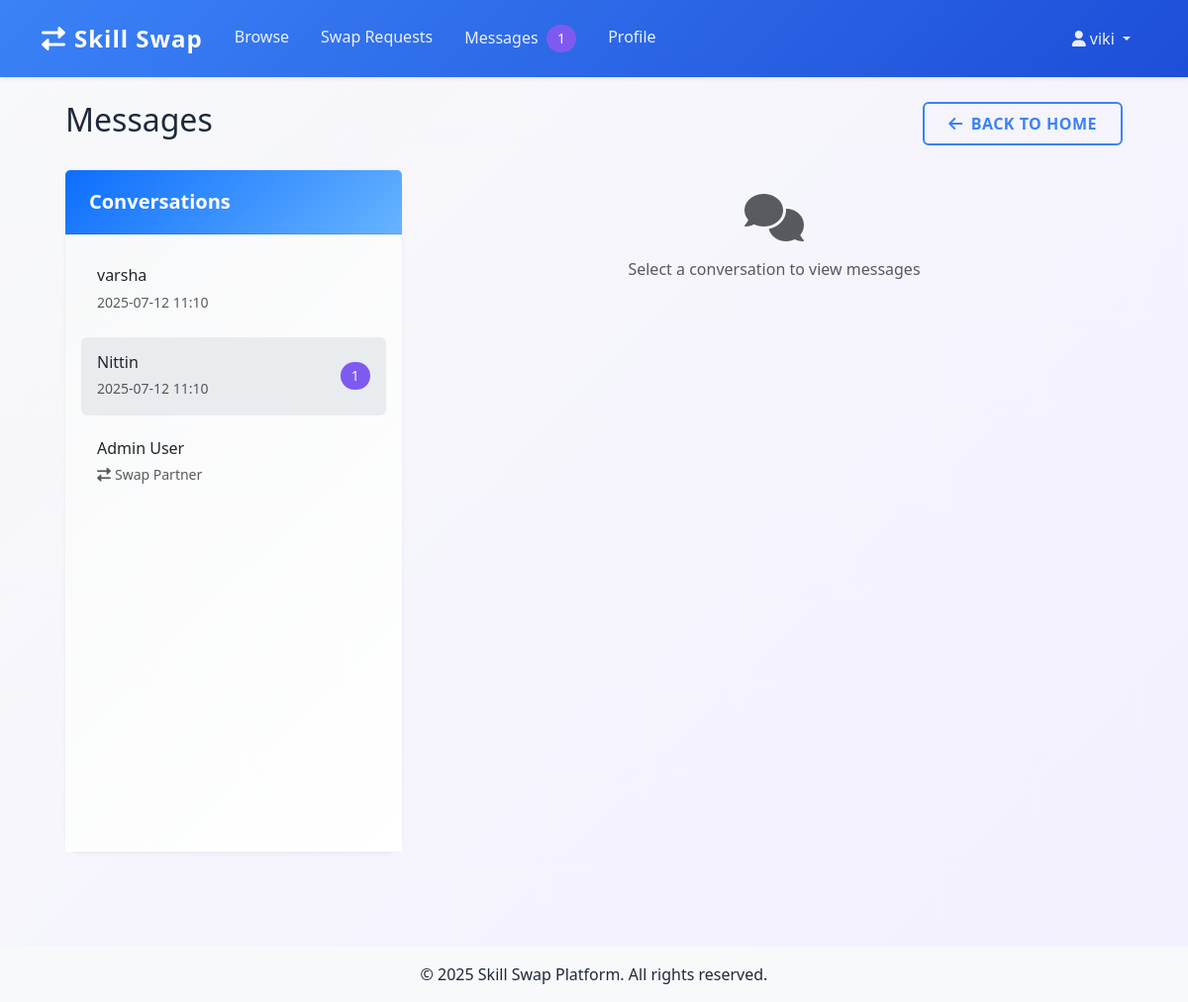
Screenshot of /messages (signed in) with the database file from the repository.
### models.py (models this page shows, shortened)
class User(UserMixin, db.Model):
    id = db.Column(db.Integer, primary_key=True)
    name = db.Column(db.String(150), nullable=False)
    email = db.Column(db.String(150), unique=True, nullable=False)
    location = db.Column(db.String(150))
    photo = db.Column(db.String(300))
    skills_offered = db.Column(db.String(300))
    skills_wanted = db.Column(db.String(300))
    availability = db.Column(db.String(100))
    is_public = db.Column(db.Boolean, default=True)
    is_admin = db.Column(db.Boolean, default=False)
    banned = db.Column(db.Boolean, default=False)
    password_hash = db.Column(db.String(150), nullable=False)

class UserMessage(db.Model):
    __tablename__ = 'user_message'
    id = db.Column(db.Integer, primary_key=True)
    sender_id = db.Column(db.Integer, db.ForeignKey('user.id'), nullable=False)
    recipient_id = db.Column(db.Integer, db.ForeignKey('user.id'), nullable=False)
    content = db.Column(db.Text, nullable=False)
    created_at = db.Column(db.DateTime, default=datetime.utcnow)
    read = db.Column(db.Boolean, default=False)
    sender = db.relationship('User', foreign_keys=[sender_id], backref=db.backref('sent_messages', lazy=True))
    recipient = db.relationship('User', foreign_keys=[recipient_id], backref=db.backref('received_messages', lazy=True))

### app.py (the view, shortened to what this page needs)
@app.route('/messages')
@login_required
def messages():
    sent_messages = db.session.query(UserMessage).filter_by(sender_id=current_user.id)
    received_messages = db.session.query(UserMessage).filter_by(recipient_id=current_user.id)
    sent_swaps = db.session.query(SwapRequest).filter_by(from_user_id=current_user.id, status='accepted')
    received_swaps = db.session.query(SwapRequest).filter_by(to_user_id=current_user.id, status='accepted')
    all_messages = sent_messages.union(received_messages).order_by(UserMessage.created_at.desc()).all()
    conversations = []
    conversation_ids = set()
    for message in all_messages:
        other_user_id = message.recipient_id if message.sender_id == current_user.id else message.sender_id
        if other_user_id not in conversation_ids:
            conversation_ids.add(other_user_id)
            other_user = User.query.get(other_user_id)
            conversation_messages = db.session.query(UserMessage).filter(
                ((UserMessage.sender_id == current_user.id) & (UserMessage.recipient_id == other_user_id)) |
                ((UserMessage.sender_id == other_user_id) & (UserMessage.recipient_id == current_user.id))
            ).order_by(UserMessage.created_at.asc()).all()
            latest_message = conversation_messages[-1] if conversation_messages else None
            unread_count = db.session.query(UserMessage).filter(
                UserMessage.recipient_id == current_user.id,
                UserMessage.sender_id == other_user_id,
                UserMessage.read == False
            ).count()
            conversations.append({
                'other_user': other_user,
                'last_message': latest_message,
                'messages': conversation_messages,
                'unread_count': unread_count,
                'unread': unread_count > 0,
                'type': 'message',
                'conversation_id': latest_message.id if latest_message else None
            })
    for swap in sent_swaps.union(received_swaps).all():
        other_user_id = swap.to_user_id if swap.from_user_id == current_user.id else swap.from_user_id
        if other_user_id not in conversation_ids:
            conversation_ids.add(other_user_id)
            other_user = User.query.get(other_user_id)
            conversation_messages = db.session.query(UserMessage).filter(
                ((UserMessage.sender_id == current_user.id) & (UserMessage.recipient_id == other_user_id)) |
                ((UserMessage.sender_id == other_user_id) & (UserMessage.recipient_id == current_user.id))
            ).order_by(UserMessage.created_at.asc()).all()
            latest_message = conversation_messages[-1] if conversation_messages else None
            unread_count = db.session.query(UserMessage).filter(
                UserMessage.recipient_id == current_user.id,
                UserMessage.sender_id == other_user_id,
                UserMessage.read == False
            ).count()
            conversations.append({
                'other_user': other_user,
                'last_message': latest_message,
                'messages': conversation_messages,
                'unread_count': unread_count,
                'unread': unread_count > 0,
                'type': 'swap',
                'conversation_id': latest_message.id if latest_message else None
            })
    conversations.sort(key=lambda x: x['last_message'].created_at if x['last_message'] else datetime.min, reverse=True)
    selected_conversation = None
    return render_template('messages.html',
                         conversations=conversations,
                         selected_conversation=selected_conversation)

### app.py (called while the page is built)
@login_manager.user_loader
def load_user(user_id):
    return User.query.get(int(user_id))

@app.context_processor
def inject_message_count():
    if current_user.is_authenticated:
        unread_count = UserMessage.query.filter_by(
            recipient_id=current_user.id,
            read=False
        ).count()
        return dict(unread_messages=unread_count)
    return dict(unread_messages=0)

### templates/messages.html (shortened to what this page needs)
{% extends 'base.html' %}
{% block content %}
<div class="container-fluid">
    <div class="row">
        <div class="col-12">
            <div class="d-flex justify-content-between align-items-center mb-4">
                <h2>Messages</h2>
                <a href="{{ url_for('home') }}" class="btn btn-outline-primary">
                    <i class="fas fa-arrow-left me-2"></i>Back to Home
                </a>
            </div>
        </div>
    </div>
    <div class="row">
        <div class="col-md-4 mb-4">
            <div class="card h-100">
                <div class="card-header">
                    <h5 class="mb-0">Conversations</h5>
                </div>
                <div class="card-body" style="height: calc(100vh - 200px); overflow-y: auto;">
                    {% for conversation in conversations %}
                    <a href="{% if conversation.conversation_id %}{{ url_for('messages', conversation_id=conversation.conversation_id) }}{% else %}{{ url_for('compose_message', recipient_id=conversation.other_user.id) }}{% endif %}" class="list-group-item list-group-item-action {% if conversation.unread %}bg-light{% endif %} py-3 mb-2">
                        <div class="d-flex w-100 justify-content-between align-items-center">
                            <div>
                                <h6 class="mb-1">{{ conversation.other_user.name }}</h6>
                                <small class="text-muted">
                                    {% if conversation.type == 'swap' %}
                                        <i class="fas fa-exchange-alt me-1"></i>Swap Partner
                                    {% elif conversation.last_message %}
                                        {{ conversation.last_message.created_at.strftime('%Y-%m-%d %H:%M') }}
                                    {% else %}
                                        Start new conversation
                                    {% endif %}
                                </small>
                            </div>
                            {% if conversation.unread %}
                            <span class="badge bg-primary rounded-pill">{{ conversation.unread_count }}</span>
                            {% endif %}
                        </div>
                    </a>
                    {% else %}
                    <div class="text-center py-4">
                        <i class="fas fa-inbox fa-3x mb-3 text-muted"></i>
                        <p class="text-muted">No conversations yet</p>
                    </div>
                    {% endfor %}
                </div>
            </div>
        </div>
        <div class="col-md-8">
            {% if selected_conversation %}
            <div class="card h-100">
                <div class="card-header">
                    <div class="d-flex justify-content-between align-items-center">
                        <h5 class="mb-0">{{ selected_conversation.other_user.name }}</h5>
                        <div class="d-flex gap-2">
                            <a href="{{ url_for('profile', user_id=selected_conversation.other_user.id) }}" class="btn btn-outline-primary btn-sm">
                                <i class="fas fa-user me-1"></i>View Profile
                            </a>
                            <a href="{{ url_for('compose_message', recipient_id=selected_conversation.other_user.id) }}" class="btn btn-primary btn-sm">
                                <i class="fas fa-reply me-1"></i>Reply
                            </a>
                        </div>
                    </div>
                </div>
                <div class="card-body" style="height: calc(100vh - 250px); overflow-y: auto;">
                    {% if selected_conversation.messages %}
                        {% for message in selected_conversation.messages %}
                        <div class="message {% if message.sender_id == current_user.id %}sent{% else %}received{% endif %} mb-3">
                            <div class="message-content">
                                <p class="mb-1">{{ message.content }}</p>
                                <small class="text-muted">
                                    {{ message.created_at.strftime('%Y-%m-%d %H:%M') }}
                                </small>
                            </div>
                        </div>
                        {% endfor %}
                    {% else %}
                        <div class="text-center py-4">
                            <p class="text-muted">No messages yet. Start a conversation!</p>
                        </div>
                    {% endif %}
                </div>
                <div class="card-footer">
                    <form action="{{ url_for('send_message', recipient_id=selected_conversation.other_user.id) }}" method="POST">
                        <div class="input-group">
                            <textarea class="form-control" name="content" rows="2" placeholder="Type your message..." required></textarea>
                            <button class="btn btn-primary" type="submit">Send</button>
                        </div>
                    </form>
                </div>
            </div>
            {% else %}
            <div class="text-center py-4">
                <i class="fas fa-comments fa-3x mb-3 text-muted"></i>
                <p class="text-muted">Select a conversation to view messages</p>
            </div>
            {% endif %}
        </div>
    </div>
</div>
{% endblock %}

### templates/base.html (shortened to what this page needs)
<!DOCTYPE html>
<html lang="en">
<head>
    <link href="https://cdn.jsdelivr.net/npm/bootstrap@5.3.0/dist/css/bootstrap.min.css" rel="stylesheet">
    <link href="https://cdnjs.cloudflare.com/ajax/libs/font-awesome/6.0.0/css/all.min.css" rel="stylesheet">
    <link rel="stylesheet" href="{{ url_for('static', filename='custom.css') }}">
</head>
<body>
    <nav class="navbar navbar-expand-lg navbar-dark bg-primary shadow-sm">
        <div class="container">
            <a class="navbar-brand" href="{{ url_for('home') }}">
                <i class="fas fa-exchange-alt me-2"></i>Skill Swap
            </a>
            <div class="collapse navbar-collapse" id="navbarNav">
                <ul class="navbar-nav me-auto">
                    <li class="nav-item">
                        <a class="nav-link" href="{{ url_for('browse') }}">Browse</a>
                    </li>
                    <li class="nav-item">
                        <a class="nav-link" href="{{ url_for('swap_requests') }}">Swap Requests</a>
                    </li>
                    {% if current_user.is_authenticated %}
                    <li class="nav-item">
                        <a class="nav-link" href="{{ url_for('messages') }}">
                            Messages
                            {% if unread_messages > 0 %}
                            <span class="badge bg-primary rounded-pill ms-1">{{ unread_messages }}</span>
                            {% endif %}
                        </a>
                    </li>
                    <li class="nav-item">
                        <a class="nav-link" href="{{ url_for('profile') }}">Profile</a>
                    </li>
                    {% endif %}
                </ul>
                <ul class="navbar-nav">
                    {% if current_user.is_authenticated %}
                    <li class="nav-item dropdown">
                        <a class="nav-link dropdown-toggle" href="#" id="navbarDropdown" role="button" data-bs-toggle="dropdown">
                            <i class="fas fa-user me-1"></i>{{ current_user.name }}
                        </a>
                    </li>
                    {% endif %}
                </ul>
            </div>
        </div>
    </nav>
    <main class="container py-4">
        <div class="container-fluid">
            {% block content %}{% endblock %}
        </div>
    </main>
    <footer class="bg-light py-3 mt-5">
        <div class="container text-center">
            <p class="mb-0">&copy; 2025 Skill Swap Platform. All rights reserved.</p>
        </div>
    </footer>
</body>
</html>

### static/custom.css (style rules this page uses)
body { background: linear-gradient(135deg, #f8f9fa 0%, #f3f0ff 100%); min-height: 100vh; }
.navbar-brand { font-weight: bold; letter-spacing: 1px; font-size: 1.35rem; }
.card { margin-bottom: 1.5rem; border-radius: 1.1rem; border: none; }
.btn-primary, .navbar, .bg-primary { background-color: #7f5af0 !important; border: none; }
.btn-outline-primary { color: #7f5af0; border-color: #7f5af0; }

### templates/base.html (style rules this page uses)
:root { --primary-color: #3b82f6; --primary-dark: #1d4ed8; --secondary-color: #64748b; --success-color: #16a34a; --danger-color: #dc2626; --warning-color: #f59e0b; --info-color: #0ea5e9; --light-color: #f8fafc; --dark-color: #1e293b; --text-primary: #1e293b; --text-secondary: #64748b; --text-muted: #94a3b8; --gradient-primary: linear-gradient(135deg, #3b82f6 0%, #1d4ed8 100%); --gradient-secondary: linear-gradient(135deg, #f8fafc 0%, #e2e8f0 100%); --gradient-header: linear-gradient(135deg, #f1f5f9 0%, #e2e8f0 100%); }
body { background-color: var(--light-color); color: var(--text-primary); }
.navbar { background: var(--gradient-primary); box-shadow: 0 2px 4px rgba(0,0,0,0.1); padding: 1rem 0; }
.navbar-brand { color: white !important; font-weight: 700; font-size: 1.5rem; }
.nav-link { color: rgba(255,255,255,0.9) !important; font-weight: 500; transition: color 0.2s; padding: 0.5rem 1rem !important; }
.card { border: none; box-shadow: 0 2px 4px rgba(0,0,0,0.05); transition: transform 0.2s; }
.card-header { background: var(--gradient-header); border-bottom: 1px solid rgba(0,0,0,0.05); padding: 1.25rem 1.5rem; }
.card-header h5 { color: var(--dark-color); font-weight: 600; margin-bottom: 0.5rem; }
.list-group-item { border: none; border-radius: 0.375rem; margin-bottom: 0.5rem; transition: transform 0.2s; padding: 1rem; }
.list-group-item:last-child { margin-bottom: 0; }
.badge { padding: 0.5em 0.8em; font-weight: 500; border-radius: 0.5rem; font-size: 0.875rem; }
.btn-outline-primary { color: var(--primary-color); border: 2px solid var(--primary-color); padding: 0.5rem 1.5rem; font-weight: 600; text-transform: uppercase; letter-spacing: 0.5px; }

### templates/messages.html (style rules this page uses)
.list-group-item-action.bg-light { background-color: #e9ecef !important; }
.card { transition: all 0.3s ease; }
.card-body { background: linear-gradient(135deg, #f8f9fa 0%, #ffffff 100%); }
.card-header { background: linear-gradient(135deg, #0d6efd 0%, #66b3ff 100%); color: white; }
.card-header h5 { color: white; }

### rows the page displays
User: name "viki"
User: other_user.name "varsha"
UserMessage: last_message.created_at "2025-07-12 11:10"
User: other_user.name "Nittin"
UserMessage: last_message.created_at "2025-07-12 11:10"
User: other_user.name "Admin User"

### other values shown
{{ unread_messages }} "1"
{{ conversation.unread_count }} "1"
